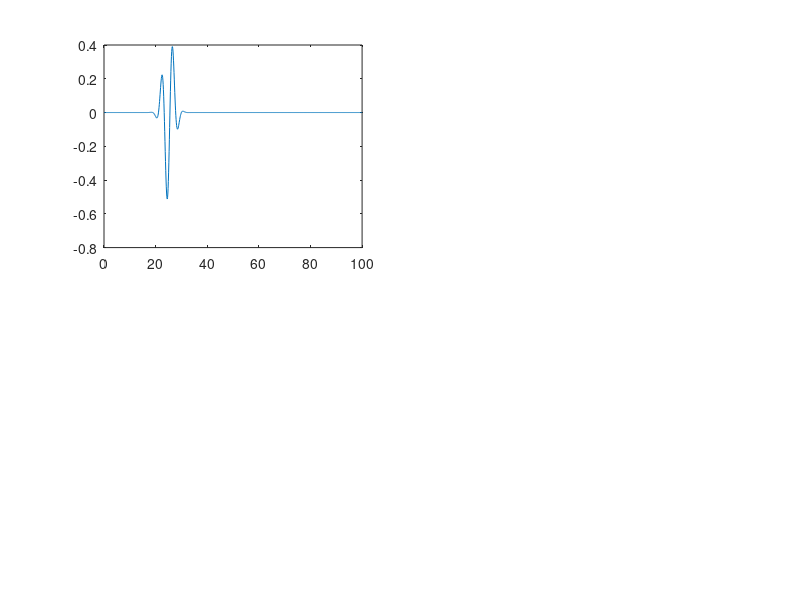

This chart was generated by the following MATLAB code: (Note: this script raises an error after producing the figure.)
% ======================================================================================================================================
%%%%%%%%%% Preamble %%%%%%%%%%
% ======================================================================================================================================

% Part Ic - Free Particle Gaussian Wave Packet Incident on a Potential Barrier Simulation
% Wave packet propagation is performed using the Crank-Nicolson method

% Author: Max L Butterworth
% MSc in Theoretical and Computational Chemistry Project
% University of Oxford

% ======================================================================================================================================
%%%%%%%%%% Define constants and variables %%%%%%%%%%
% ======================================================================================================================================

% Natural units adopted throughout
L = 100; % Length of the 1D box
m = 1; % Mass of electron
h = 1; % Planck's constant
hbar = 1; % Definition of h bar
N_steps = 1000; % Number of discretisation points for the x-axis

wp_energy = 1; % Set the wave packet energy
barrier_energy = 10; % Set the magnitude of the potential barrier height
barrier_width = 20; % Set the barrier width in units of dx

k = sqrt((wp_energy * 2 * m)/(hbar^2)); % Calculate the wavenumber from wp_energy; k = 0 gives a stationary Gaussian wave packet

% ======================================================================================================================================
%%%%%%%%%% Discretise the spatial domain, x, and time domain, t %%%%%%%%%%
% ======================================================================================================================================

x = linspace(0, L, N_steps); % Define the domain of the infinite potential well
dx = x(2) - x(1); % Calculate the spatial step size

dt = 1e-1; % Define the time step size
N_t = 1000; % Define the number of time steps to simulate

% ======================================================================================================================================
%%%%%%%%%% Construct the Hamiltonian using the finite difference method %%%%%%%%%%
% ======================================================================================================================================

% Construct the Hamiltonian inside the infinite potential well
laplacian = (1/dx^2) * spdiags([1, -2, 1], -1:1, N_steps, N_steps); % Define the Laplacian operator

if rem(barrier_width, 2) == 0 % If the barrier width is even

    lower_index = (N_steps - barrier_width)/2; % Lower x-index for which the potential barrier starts
    upper_index = (N_steps - barrier_width)/2; % Upper x-index for which the potential barrier ends

    % Define the potential energy accross the x-domain; potential step at halfway accross domain
    V_vector = [zeros(lower_index, 1); repmat(barrier_energy, barrier_width, 1); zeros(upper_index, 1)];

else

    lower_index = (N_steps - barrier_width + 1)/2; % Lower x-index for which the potential barrier starts
    upper_index = (N_steps - barrier_width - 1)/2; % Upper x-index for which the potential barrier ends

    % Define the potential energy accross the x-domain; potential step at halfway accross domain
    V_vector = [zeros(lower_index, 1); repmat(barrier_energy, barrier_width, 1); zeros(upper_index, 1)];

end

V_matrix = diag(V_vector); % Define a diagonal potential matrix

H = (-((hbar^2)/(2*m)) * laplacian) + V_matrix; % Define the Hamiltonian operator

% ======================================================================================================================================
%%%%%%%%%% Generate an initial wave packet composed of one plane wave modulated by a Gaussian %%%%%%%%%%
% ======================================================================================================================================

x0 = L/4; % Start evolving the wave packet from the centre of the box at t = 0
sigma = L/50; % Set the initial width of the wave packet
psi0 = exp(-(x - x0).^2/(2 * sigma^2)) .* exp(1i * k * x); % Define the initial Gaussian wave packet
psi0_norm = psi0/sqrt(trapz(x, abs(psi0).^2)); % Normalise the initial Gaussian wave packet

% ======================================================================================================================================
%%%%%%%%%% Implement the Crank-Nicolson method to evolve the wavefunction and calculate probability current %%%%%%%%%%
% ======================================================================================================================================

J = zeros(N_steps, N_t); % Initialise an array to store probability currents
first_deriv = spdiags([-1, 1], 0:1, N_steps, N_steps)/dx;

psi = psi0_norm(1:N_steps).'; % Set the initial value of the wavefunction
psi_t = zeros(N_steps, N_t); % Initialise an array to store the wavefunction as it evolves in time
psi_t(:, 1) = psi; % Store the initial wavefunction in the time evolution array

% Pre-compute matrices required for the Crank-Nicolson method
A = eye(N_steps) + (((1i * dt)/(2 * hbar)) * H);
B = eye(N_steps) - (((1i * dt)/(2 * hbar)) * H);

for t = 2:N_t % Loop over all time steps
    psi = A \ (B * psi); % Evolve the wavefunction over time
    psi = psi/sqrt(trapz(x, abs(psi).^2)); % Normalise the time-evolved wavefunction
    psi_t(:, t) = psi; % Store the time-evolved wavefunction in the time evolution array
    J(:, t) = -((1i * hbar)/(2 * m)) * ((conj(psi) .* (first_deriv * psi)) - ((first_deriv * conj(psi)) .* psi)); % Calculate probability current at each point along x
end

% ======================================================================================================================================
%%%%%%%%%% Plot the time evolution of the wave packet probability density %%%%%%%%%%
% ======================================================================================================================================

figure; % Generate a figure

subplot(2, 2, 1) % Top left subfigure
real_wavefunction = plot(x, real(psi_t(:, 1))); % Plot the real wavefunction
rectangle('Position', [x(lower_index), min(real(psi_t(:))), (barrier_width * dx), ...
         (abs(min(real(psi_t(:)))) + max(real(psi_t(:))))], EdgeColor='red', LineWidth=2) % Illustrate the barrier on the plot

xlabel('$x$', 'Interpreter','latex'); % Label the x-axis
ylabel('$\mathrm{Re}(\psi(x, t))$', 'Interpreter','latex'); % Label the y-axis
xlim([min(x) max(x)]) % Set the x-limits for convenience
ylim([min(real(psi_t(:))) max(real(psi_t(:)))]); % Set the y-limits foe convenience
title('Real Component of the Wavefunction') % Add a title
grid on; % Add a grid to the plot

subplot(2, 2, 2) % Top right subfigure
imag_wavefunction = plot(x, imag(psi_t(:, 1))); % Plot the imaginary wavefunction
rectangle('Position', [x(lower_index), min(imag(psi_t(:))), (barrier_width * dx), ...
         (abs(min(imag(psi_t(:)))) + max(imag(psi_t(:))))], EdgeColor='red', LineWidth=2) % Illustrate the barrier on the plot

xlabel('$x$', 'Interpreter','latex'); % Label the x-axis
ylabel('$\mathrm{Im}(\psi(x, t))$', 'Interpreter','latex'); % Label the y-axis
xlim([min(x) max(x)]) % Set the x-limits for convenience
ylim([min(imag(psi_t(:))) max(imag(psi_t(:)))]); % Set the y-limits for convenience
title('Imaginary Component of the Wavefunction') % Add a title
grid on; % Add a grid to the plot

subplot(2, 2, 3) % Bottom left subfigure
prob_density = plot(x, abs(psi_t(:, 1)).^2); % Plot the initial probability density
rectangle('Position', [x(lower_index), min(abs(psi_t(:)).^2), (barrier_width * dx), ...
         (abs(min(abs(psi_t(:)).^2)) + max(abs(psi_t(:)).^2))], EdgeColor='red', LineWidth=2) % Illustrate the barrier on the plot

xlabel('$x$', 'Interpreter','latex'); % Label the x-axis
ylabel('$|\psi(x, t)|^2$', 'Interpreter','latex'); % Label the y-axis
xlim([min(x) max(x)]) % Set the x-limits for convenience
ylim([min(abs(psi_t(:)).^2) max(abs(psi_t(:)).^2)]); % Set the y-limits for convenience
title('Probability Density') % Add a title
grid on; % Add a grid to the plot

subplot(2, 2, 4) % Bottom right subfigure
flux_plot = plot(x, J(:, 1)); % Plot the initial probability current
rectangle('Position', [x(lower_index), min(J(:)), (barrier_width * dx), ...
         (abs(min(J(:))) + max(J(:)))], EdgeColor='red', LineWidth=2) % Illustrate the barrier on the plot

xlabel('$x$', 'Interpreter', 'latex'); % Label the x-axis
ylabel('$J(x, t)$', 'Interpreter', 'latex'); % Label the y-axis
ylim([min(J(:)) max(J(:))]); % Set the y-limits for convenience
title('Probability Current') % Add a title
grid on; % Add a grid to the plot

% Animate the figures

for n = 1:N_t % Loop over all timesteps
    set(real_wavefunction, 'YData', real(psi_t(:, n))) % Update the real part of the wavefunction
    set(imag_wavefunction, 'YData', imag(psi_t(:, n))) % Update the imaginary part of the wavefunction
    set(prob_density, 'YData', abs(psi_t(:, n)).^2); % Update the probability density
    set(flux_plot, 'YData', J(:, n)); % Update the probability density
    pause(0.1); % Pause to create an animation effect
    drawnow; % Update the relevant figures
end